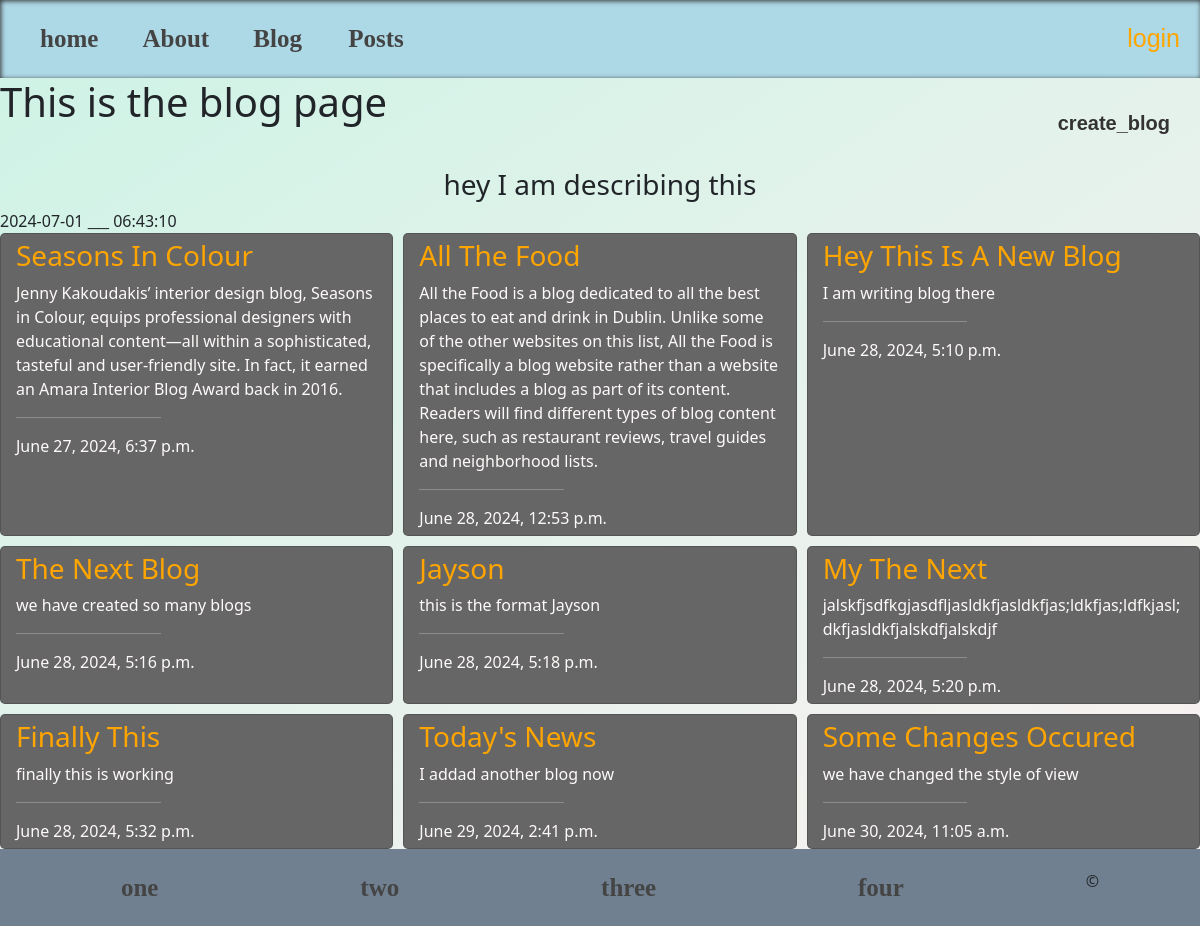
Screenshot of /blog/ with the database file from the repository.
### blog/models.py (models this page shows, shortened)
class Blog(models.Model):
    title = models.CharField(max_length=50)
    description = models.TextField()
    date_posted = models.DateTimeField(auto_now_add=True)
    class Meta:
        ordering = ('date_posted',)

### blog/views.py (the view)
# urls.py: path('', blogsview, name='blog'),
def blogsview(request):
    all_blogs  = Blog.objects.all()
    context = {
        'title': 'This is the blog page',
        'description': 'hey I am describing this',
        'blogs': all_blogs
    }
    return render(request, 'blog.html', context)

### blog/templates/blog.html (shortened to what this page needs)
{%extends 'base.html'%}
{%load static %}
{%block css%}
    <link rel="stylesheet" href="{%static 'styles/blog.css'%}">
{%endblock%}
{%block content%}
    <div class="cover_blog">
        <div class="headBlog">
            <h1>{{title}}</h1>
            <a href="{% url "create_blog" %}">create_blog</a>
        </div>
        <h3 style="text-align: center;">{{description}}</h3>
        {% now "Y-m-d" %}
        <span>___</span>
        {% now "H:i:s" %}
        <div class="cards">
            {% for i in blogs%}
                <div class="card">
                    <div class="content">
                        <h3 style="color: orange;">{{i.title|title}}</h3>
                        <p>{{i.description}}</p>
                        <hr style="width: 40%; margin-left: 0;">
                        <span>{{i.date_posted}}</span>
                    </div>
                </div>
            {% endfor %}
        </div>
    </div>
{%endblock%}

### static/styles/navbar.css (style rules this page uses)
a { text-decoration: none; padding: 20px; color: #444; font-size: 25px; font-family: cursive ; font-weight: bolder; border-radius: 10px; }

### static/styles/blog.css (style rules this page uses)
* { transition: 0.5s; }
.cover_blog { background: linear-gradient( to right bottom, rgb(207, 243, 230), rgb(250, 241, 241)); }
.headBlog { display: flex; justify-content: space-between; }
.headBlog a { margin: 15px; padding: 15px; text-decoration: none; font-size: 20px; font-family: Impact, Haettenschweiler, 'Arial Narrow Bold', sans-serif; color: #333; border-radius: 10px; }
.cards { display: grid; grid-template-columns: repeat(3, 1fr); gap: 10px; }
.card { width: 100%; background-color: #666; color: snow; border-radius: 5px; }
.content { padding: 5px 15px; cursor: pointer; }

### rows the page displays
Blog: title "Seasons In Colour", description "Jenny Kakoudakis’ interior design blog, Seasons in Colour, equips professional designers with educational content—all within a sophisticated, tasteful and user-friendly site. In fact, it earned an Amara Interior Blog Award back in 2016.", date_posted "June 27, 2024, 6:37 p.m."
Blog: title "All The Food", description "All the Food is a blog dedicated to all the best places to eat and drink in Dublin. Unlike some of the other websites on this list, All the Food is specifically a blog website rather than a website that includes a blog as part of its content. Readers will find different types of blog content here, such as restaurant reviews, travel guides and neighborhood lists.", date_posted "June 28, 2024, 12:53 p.m."
Blog: title "Hey This Is A New Blog", description "I am writing blog there", date_posted "June 28, 2024, 5:10 p.m."
Blog: title "The Next Blog", description "we have created so many blogs", date_posted "June 28, 2024, 5:16 p.m."
Blog: title "Jayson", description "this is the format Jayson", date_posted "June 28, 2024, 5:18 p.m."
Blog: title "My The Next", description "jalskfjsdfkgjasdfljasldkfjasldkfjas;ldkfjas;ldfkjasl;dkfjasldkfjalskdfjalskdjf", date_posted "June 28, 2024, 5:20 p.m."
Blog: title "Finally This", description "finally this is working", date_posted "June 28, 2024, 5:32 p.m."
Blog: title "Today's News", description "I addad another blog now", date_posted "June 29, 2024, 2:41 p.m."
Blog: title "Some Changes Occured", description "we have changed the style of view", date_posted "June 30, 2024, 11:05 a.m."

### other values shown
{{ title }} "This is the blog page"
{{ description }} "hey I am describing this"
